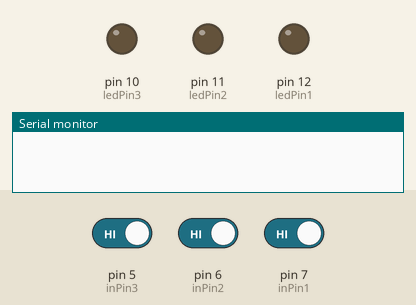
This sketch was run on a simulated Arduino Uno, built with avr-gcc and run on an emulated ATmega328P. Shown: output pins drawn as LEDs (lit = HIGH), the last lines printed to the serial monitor. Dashed ring = blinking. Inputs (shaded band) come from the test bench; at power-on: pin 5 (inPin3) HIGH, pin 6 (inPin2) HIGH, pin 7 (inPin1) HIGH.

Above: at 1.2 s.
1.3 s: pin 5 (inPin3) driven LOW
At 1.7 s:
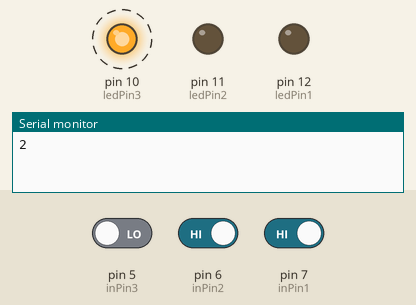
4.3 s: pin 6 (inPin2) driven LOW
At 5.4 s:
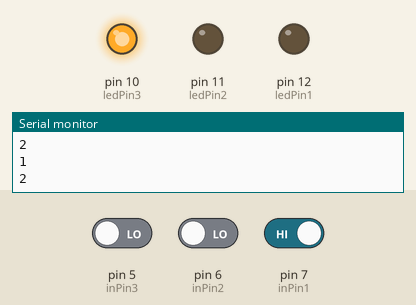
5.8 s: pin 5 (inPin3) driven HIGH
At 6.2 s:
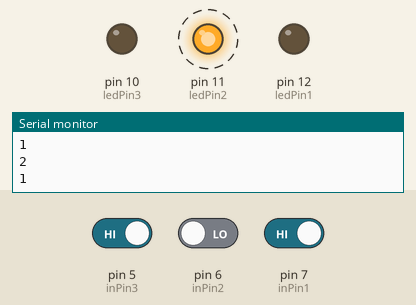
8.8 s: pin 6 (inPin2) driven HIGH
At 9.9 s:
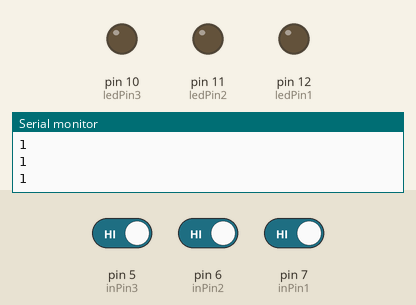
10.3 s: pin 7 (inPin1) driven LOW
At 10.7 s:
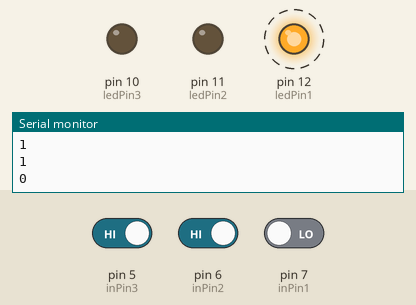
13.3 s: pin 7 (inPin1) driven HIGH
At 14.1 s:
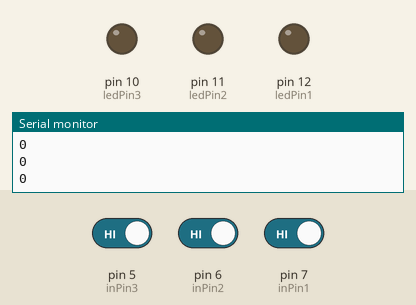
Timing chart, 0 to 15.8 s (numbered marks = the images above; inputs shaded):
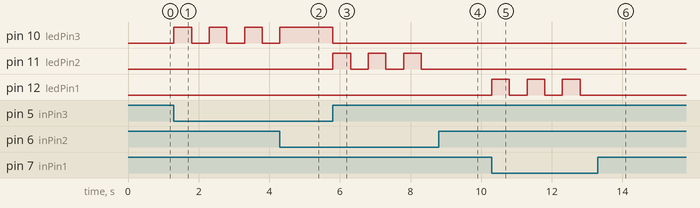

The sketch:

arquivo_arduin__monthall.ino
```cpp
int ledPin1 =  12; // output para o LED
int ledPin2 = 11;
int ledPin3 = 10;
int inPin1 =  7; // input (para o push button)
int inPin2 = 6;
int inPin3 = 5;

enum Estado { ligado, desligado } ep1, ep2, ep3;

void setup() {
  // put your setup code here, to run once:
  ep1 = ep2 = ep3 = desligado;
  pinMode(ledPin1, OUTPUT); // declare LED como output
  pinMode(inPin1, INPUT); // declare pushbutton como input
  pinMode(ledPin2, OUTPUT); // declare LED como output
  pinMode(inPin2, INPUT); // declare pushbutton como input
  pinMode(ledPin3, OUTPUT); // declare LED como output
  pinMode(inPin3, INPUT); // declare pushbutton como input
  Serial.begin(9600);
}

void loop() {
  // put your main code here, to run repeatedly:
  int but1, but2, but3;
  do {
    but1 = digitalRead(inPin1);
    but2 = digitalRead(inPin2);
    but3 = digitalRead(inPin3);
  } while((but1==HIGH)&&(but2==HIGH)&&(but3==HIGH));
  if(but1==LOW) { ep1 = (ep1 == ligado)? desligado:ligado; ep2 = desligado; ep3 = desligado; Serial.println('0'); }
  if(but2==LOW) { ep1 = desligado; ep2 = (ep2 == ligado)? desligado:ligado; ep3 = desligado; Serial.println('1'); }
  if(but3==LOW) { ep1 = desligado; ep2 = desligado; ep3 = (ep3 == ligado)? desligado:ligado; Serial.println('2'); }
  if(ep1 == ligado)
    digitalWrite(ledPin1, HIGH);
  else
    digitalWrite(ledPin1, LOW);
  if(ep2 == ligado)
    digitalWrite(ledPin2, HIGH);
  else
    digitalWrite(ledPin2, LOW);
  if(ep3 == ligado)
    digitalWrite(ledPin3, HIGH);
  else
    digitalWrite(ledPin3, LOW);
  delay(500);
}
```

Measured:
- after the input at 1.3 s, pin 10 (ledPin3): alternates HIGH for 0.50 s and LOW for 0.50 s, starting at once
- after the input at 4.3 s, pin 10 (ledPin3): goes on until 4.3 s, then stays HIGH
- after the input at 5.8 s, pin 10 (ledPin3): HIGH → LOW at once; pin 11 (ledPin2): alternates HIGH for 0.50 s and LOW for 0.50 s, starting at once
- after the input at 8.8 s, pin 11 (ledPin2): stays LOW (without the input it goes to HIGH after 0.00 s)
- after the input at 10.3 s, pin 12 (ledPin1): alternates HIGH for 0.50 s and LOW for 0.50 s, starting at once
- after the input at 13.3 s, pin 12 (ledPin1): stops changing and stays LOW
